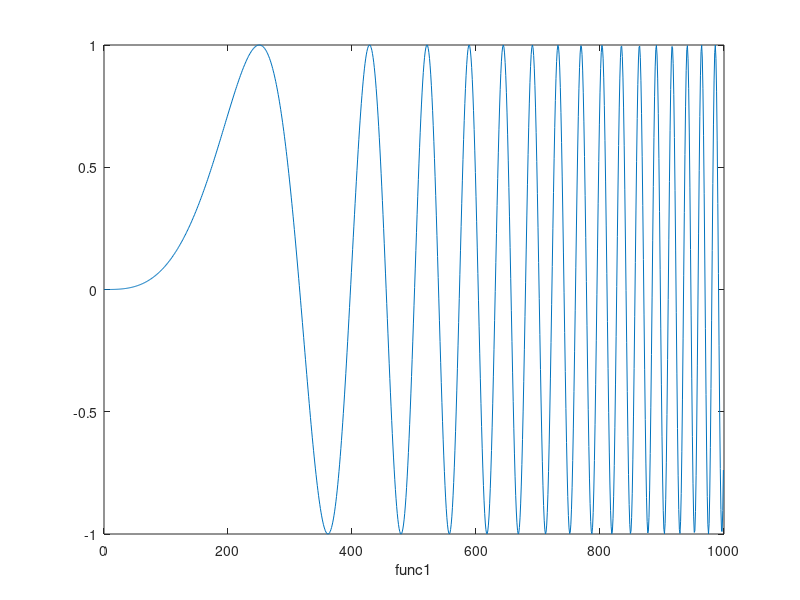

The MATLAB source for this figure:
clear
time = 1000;                 %length of the generated arrays
k=0;
fig1=figure;
screen = get(0,'Screensize');
set(fig1,'Position',[1,1,0.5*screen(3), 0.5*screen(4)])

%display plots
rows = 1;
columns = 1;

%setup arrays. Only uncomment the amount of functions you need
Tid = zeros(1,time);
func1 = zeros(1,time);
% func2 = zeros(1,time);
% func3 = zeros(1,time);
% func4 = zeros(1,time);
% func5 = zeros(1,time);
% func6 = zeros(1,time);
%------------

while k<time
    Tid(k+1) = k;

    %functions. Only uncomment the amount of functions you need
    func1(k+1) = sin((k^3)/10^7);
%     func2(k+1) = sin((k*pi)/11);
%     func3(k+1) = sin((k*pi)/7);
%     func4(k+1) = sin((k*pi)/5);
%     func5(k+1) = sin((k*pi)/3);
%     func6(k+1) = sin((k*pi)/2);
    %---------

    k=k+1;
end

%display results
if exist('func1','var') == 1
    figure(fig1)
    subplot(rows,columns,1)
    plot(Tid(1:k),func1(1:k));
    xlabel('func1')
end

if exist('func2','var') == 1
    figure(fig1)
    subplot(rows,columns,2)
    plot(Tid(1:k),func2(1:k));
    xlabel('func2')
end

if exist('func3','var') == 1
    figure(fig1)
    subplot(rows,columns,3)
    plot(Tid(1:k),func3(1:k));
    xlabel('func3')
end

if exist('func4','var') == 1
    figure(fig1)
    subplot(rows,columns,4)
    plot(Tid(1:k),func4(1:k));
    xlabel('func4')
end

if exist('func5','var') == 1
    figure(fig1)
    subplot(rows,columns,5)
    plot(Tid(1:k),func5(1:k));
    xlabel('func5')
end

if exist('func6','var') == 1
    figure(fig1)
    subplot(rows,columns,6)
    plot(Tid(1:k),func6(1:k));
    xlabel('func6')
end
%---------------

%Give names to your functions
chirp = func1;
% sinT22 = func2;
% sinT14 = func3;
% sinT10 = func4;
% sinT6 = func5;
% sinT4 = func6;
%----------------------------

drawnow